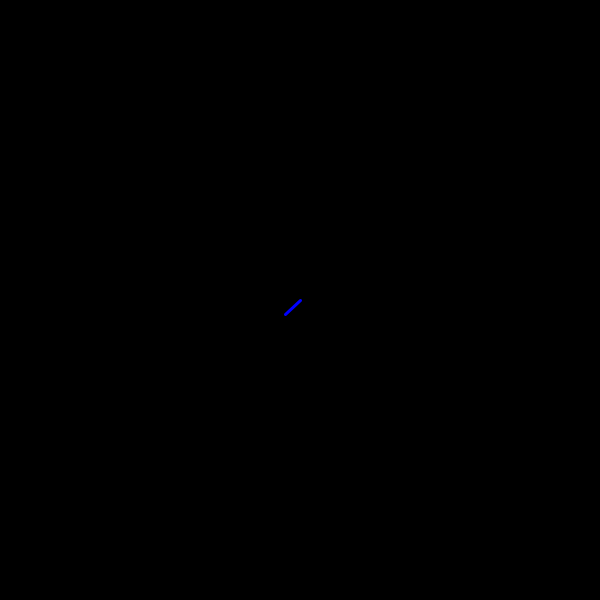
Frame 1 (no input)
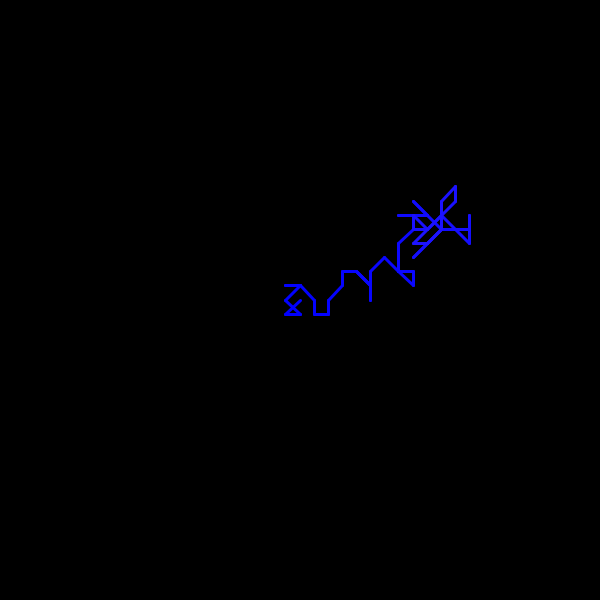
Frame 60 (the mouse pressed at the canvas centre just before this capture)
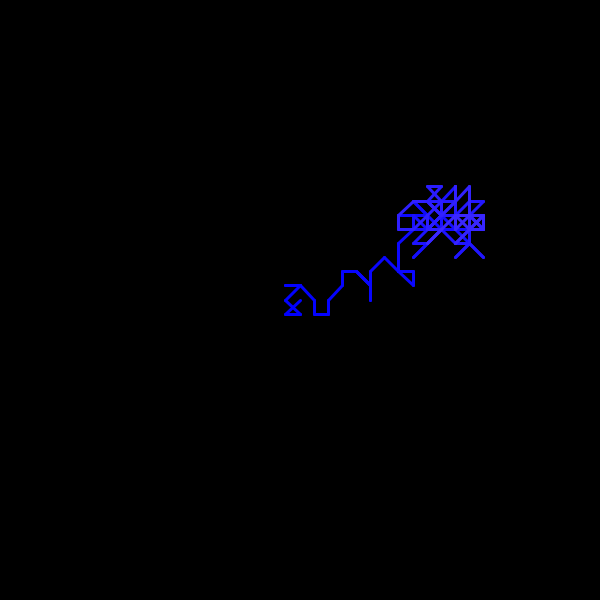
Frame 120 (the mouse held since frame 60 and released just before this capture)

The Processing sketch that drew these frames (run headless with seeded random() and noise(); from frame 60 on, the mouse is pressed at the canvas centre):

// Processing sketch: vennsDrunkWalkRandom
// ── vennsDrunkWalkRandom.pde
float ang;
float x, y;
float len =20;



int direction;
void setup() {
  size(600, 600);
  background(0);
  color(HSB,400);
  
  strokeWeight(3);
  //frameRate(1);
  x= width/2;
  y= height/2;
}


void draw() {
  stroke((frameCount/2)%400,(frameCount/3)%400,400);
  /// get a random number 0 -7
  direction = int(random(8));
  //println(direction);
  turtle(direction);
}


void turtle(int d) {
   
  // use direction to rotate the turtle
  switch (d) {
  case 0:
    ang=-90;
    len*=sin(radians(45));  // the a and by sides are shorter than hyponuse 
    break;

  case 1:
    ang =-45;
    //println(ang);
     
    break;

  case 2:
    ang=0;
     len*=sin(radians(45));  // the a and by sides are shorter than hyponuse
    break;

  case 3:
    ang=45;
    break;


  case 4:
    ang = 90;
     len*=sin(radians(45));  // the a and by sides are shorter than hyponuse
    //println(ang);
    break;



  case 5:
    ang=135;
    break;

  case 6:
    ang=180;
     len*=sin(radians(45));  // the a and by sides are shorter than hyponuse
    break;


  case 7:
    ang=-135;
    break;
  }
  // get the next point using angle from case
  float x2 = x+len*(cos(radians(ang)));
  float y2 = y+len*(sin(radians(ang)));
  line(x,y,x2,y2); //draw it 
  // move x and y to x2 and y2
  x=x2;
  y=y2;
  len = 20;
  
  if (x>width){
   x = 0; 
  }
  
  if (x<0){
    x= width;
    
  }
  
  if (y>height){
    y=0;
  }
  
  if (y<0){
    
    y=height;
    
  }
  
  
}
